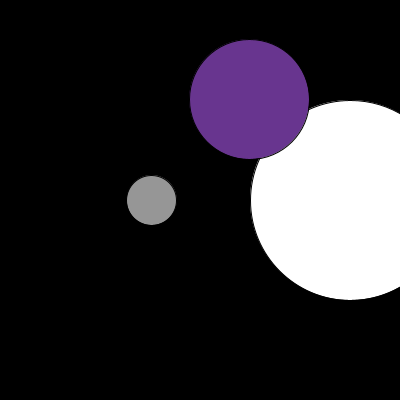
Frame 1 (no input)
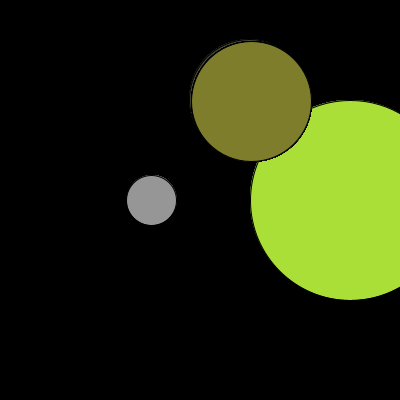
Frame 60 (the mouse pressed at the canvas centre just before this capture)
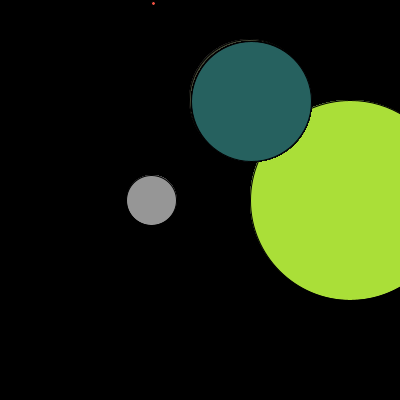
Frame 120 (the mouse held since frame 60 and released just before this capture)

The Processing sketch that drew these frames (run headless with seeded random() and noise(); from frame 60 on, the mouse is pressed at the canvas centre):

// Processing sketch: processing_106128
// ── processing_106128.pde



void setup(){
  size(400,400);
  background(0);
}

void draw(){
  

  
  float x= map(second(),0,59,0,200);
  float y= map(minute(),0,59,0,150);
  float z= map(hour(),0,59,0,100);
  ellipse(x+150, x,x,x);
  fill(random(20,150),random(20,150),random(20,150));
  ellipse(y+150, y,120,120);
  fill(150,150,150);
  ellipse(z+150, height/4+100,50,50);
  fill(random(20,255),random(20,255),random(20,255));
}
  
  
  
